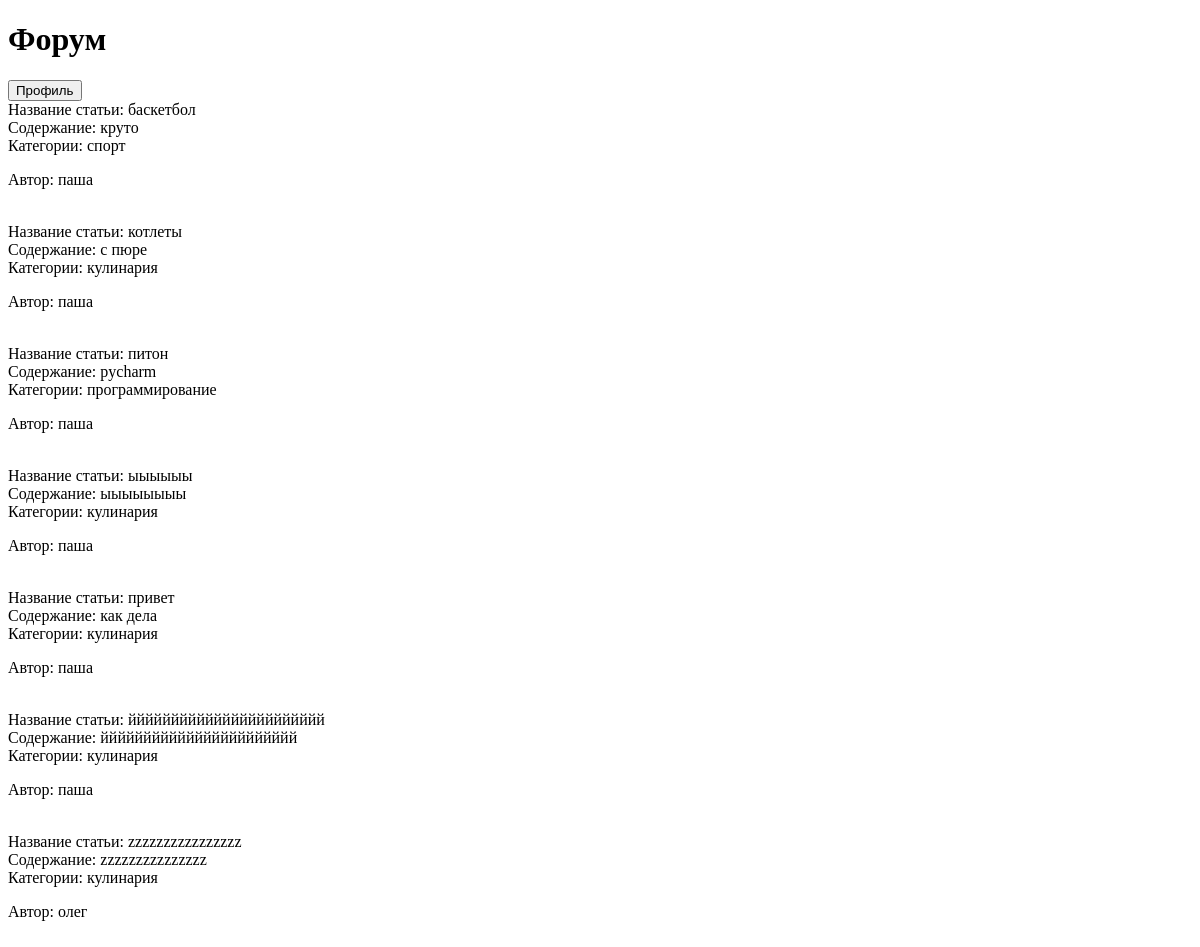
Before: / with the older database file.
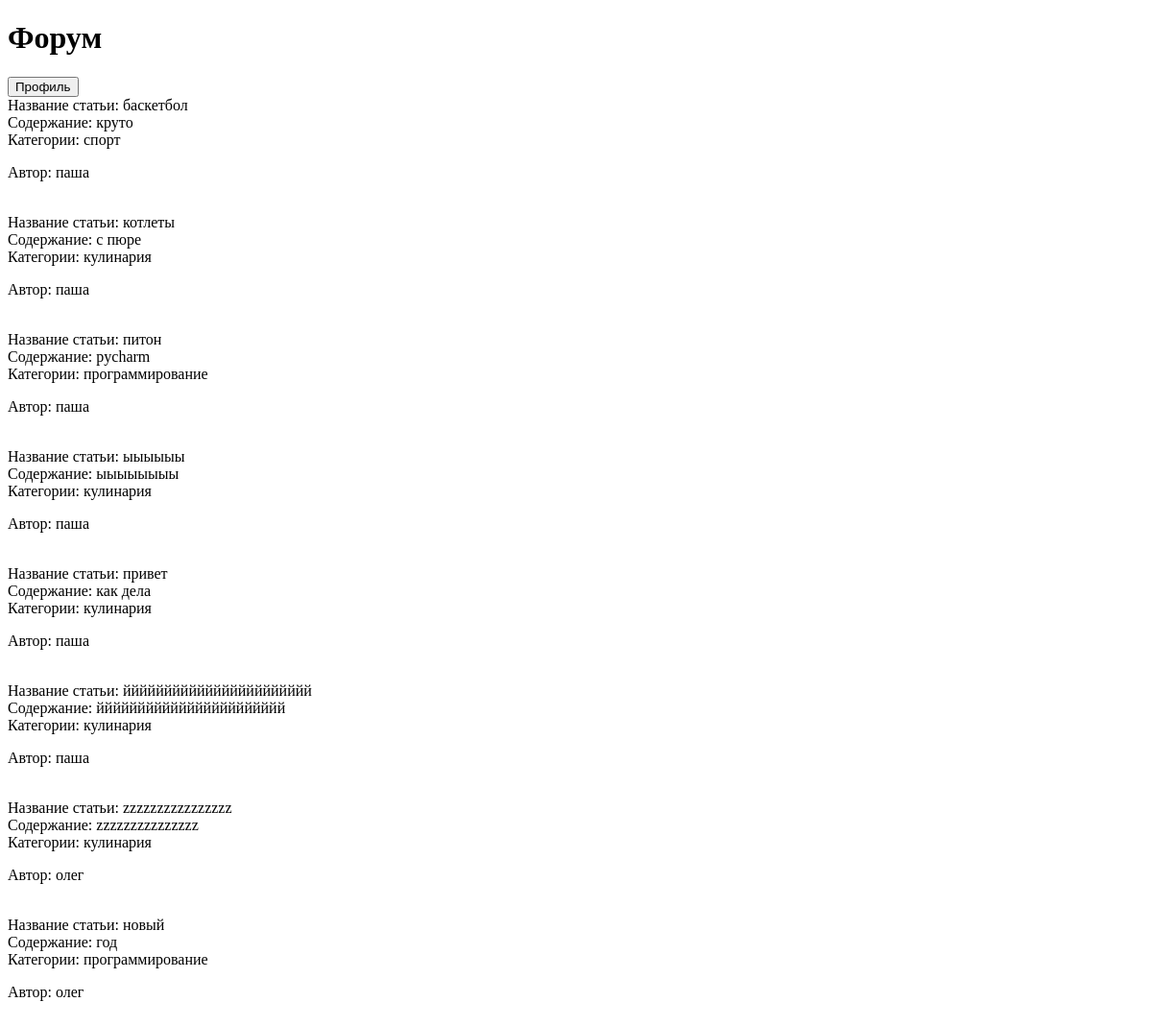
After: the same page with the newer database file.
### models.py (models this page shows)
class Base(DeclarativeBase):
    pass

class Article(Base):
    __tablename__ = 'articles'
    id: Mapped[int] = mapped_column(primary_key=True)
    name_of_article: Mapped[str]
    text_of_article: Mapped[str]
    user_id: Mapped[int] = mapped_column(ForeignKey('users.id'))
    user: Mapped['User'] = relationship(back_populates='articles')
    categories: Mapped[list['Category']] = relationship(
        back_populates='article',
        cascade='all',
    )

class Category(Base):
    __tablename__ = 'categories'
    id: Mapped[int] = mapped_column(primary_key=True)
    name_of_category: Mapped[str]
    article_id: Mapped[int] = mapped_column(ForeignKey('articles.id'))
    article: Mapped['Article'] = relationship(back_populates='categories')

class User(Base, UserMixin):
    __tablename__ = 'users'
    id: Mapped[int] = mapped_column(primary_key=True)
    username: Mapped[str]
    email: Mapped[str]
    password: Mapped[str]
    articles: Mapped[list['Article']] = relationship(
        back_populates='user',
        cascade='all'
    )

### app.py (the view)
@app.route('/', methods=['GET'])
def main_page():
    session = SessionFactory()
    articles, categories = upload_articles_and_categories(session)
    return render_template('forum/main_page.html', articles=articles, categories=categories)

### views/main_page/view_main_page.py (called while the page is built)
def upload_articles_and_categories(session):
    articles = session.query(Article).all()
    categories = session.query(Category).all()
    return articles, categories

### templates/forum/main_page.html (shortened to what this page needs)
<!DOCTYPE html>
<html lang="en">
<head>
</head>
<body>
<h1>Форум</h1>
<button onclick="window.location.href='{{ url_for('your_profile_page') }}';">Профиль</button>
{% for article in articles %}
    <div>Название статьи: {{ article.name_of_article }}</div>
    <div>Содержание: {{ article.text_of_article }}</div>
    {% if article.categories %}
        <div>Категории:
            {% for category in article.categories %}
                {{ category.name_of_category }}
            {% endfor %}
        </div>
    {% endif %}
    <p>Автор: {{ article.user.username }}</p>
    <br>
{% endfor %}
</body>
</html>

Changed rows visible on the page:
added Article: name_of_article "новый", text_of_article "год", user.username "олег"
added Category: name_of_category "программирование", shown under "новый"
